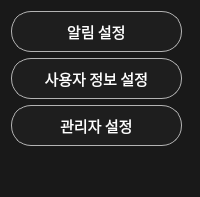
      <widget class="QWidget" name="widget_2" native="true">
       <property name="styleSheet">
        <string notr="true">background-color: rgb(25, 25, 25);

border-radius: 19px;
</string>
       </property>
       <layout class="QVBoxLayout" name="verticalLayout_50">
        <item>
         <layout class="QVBoxLayout" name="verticalLayout_49">
          <item>
           <layout class="QVBoxLayout" name="verticalLayout_48">
            <item>
             <widget class="QPushButton" name="alarm_memu_bnt">
              <property name="sizePolicy">
               <sizepolicy hsizetype="Preferred" vsizetype="Preferred">
                <horstretch>0</horstretch>
                <verstretch>0</verstretch>
               </sizepolicy>
              </property>
              <property name="minimumSize">
               <size>
                <width>171</width>
                <height>41</height>
               </size>
              </property>
              <property name="maximumSize">
               <size>
                <width>171</width>
                <height>41</height>
               </size>
              </property>
              <property name="font">
               <font>
                <family>Sans</family>
                <pointsize>11</pointsize>
               </font>
              </property>
              <property name="cursor">
               <cursorShape>PointingHandCursor</cursorShape>
              </property>
              <property name="styleSheet">
               <string notr="true">border-radius: 20px;
border: 1px solid rgb(179,179,179);
color: rgb(255, 255, 255);
background-color: rgb(30, 30, 30);
</string>
              </property>
              <property name="text">
               <string>알림 설정</string>
              </property>
              <property name="checkable">
               <bool>true</bool>
              </property>
              <property name="checked">
               <bool>false</bool>
              </property>
              <property name="autoExclusive">
               <bool>true</bool>
              </property>
             </widget>
            </item>
            <item>
             <widget class="QPushButton" name="user_setting_bnt">
              <property name="sizePolicy">
               <sizepolicy hsizetype="Preferred" vsizetype="Preferred">
                <horstretch>0</horstretch>
                <verstretch>0</verstretch>
               </sizepolicy>
              </property>
              <property name="minimumSize">
               <size>
                <width>171</width>
                <height>41</height>
               </size>
              </property>
              <property name="maximumSize">
               <size>
                <width>171</width>
                <height>41</height>
               </size>
              </property>
              <property name="font">
               <font>
                <family>Sans</family>
                <pointsize>11</pointsize>
               </font>
              </property>
              <property name="cursor">
               <cursorShape>PointingHandCursor</cursorShape>
              </property>
              <property name="styleSheet">
               <string notr="true">border-radius: 20px;
border: 1px solid rgb(179,179,179);
color: rgb(255, 255, 255);
background-color: rgb(30, 30, 30);
</string>
              </property>
              <property name="text">
               <string>사용자 정보 설정</string>
              </property>
              <property name="checkable">
               <bool>true</bool>
              </property>
              <property name="checked">
               <bool>false</bool>
              </property>
              <property name="autoExclusive">
               <bool>true</bool>
              </property>
             </widget>
            </item>
            <item>
             <widget class="QPushButton" name="admin_setting_but">
              <property name="sizePolicy">
               <sizepolicy hsizetype="Preferred" vsizetype="Preferred">
                <horstretch>0</horstretch>
                <verstretch>0</verstretch>
               </sizepolicy>
              </property>
              <property name="minimumSize">
               <size>
                <width>171</width>
                <height>41</height>
               </size>
              </property>
              <property name="maximumSize">
               <size>
                <width>171</width>
                <height>41</height>
               </size>
              </property>
              <property name="font">
               <font>
                <family>Sans</family>
                <pointsize>11</pointsize>
               </font>
              </property>
              <property name="cursor">
               <cursorShape>PointingHandCursor</cursorShape>
              </property>
              <property name="styleSheet">
               <string notr="true">border-radius: 20px;
border: 1px solid rgb(179,179,179);
color: rgb(255, 255, 255);
background-color: rgb(30, 30, 30);
</string>
              </property>
              <property name="text">
               <string>관리자 설정</string>
              </property>
              <property name="checkable">
               <bool>true</bool>
              </property>
              <property name="checked">
               <bool>false</bool>
              </property>
              <property name="autoExclusive">
               <bool>true</bool>
              </property>
             </widget>
            </item>
           </layout>
          </item>
          <item>
           <spacer name="verticalSpacer_23">
            <property name="orientation">
             <enum>Qt::Orientation::Vertical</enum>
            </property>
            <property name="sizeHint" stdset="0">
             <size>
              <width>20</width>
              <height>40</height>
             </size>
            </property>
           </spacer>
          </item>
         </layout>
        </item>
       </layout>
      </widget>
